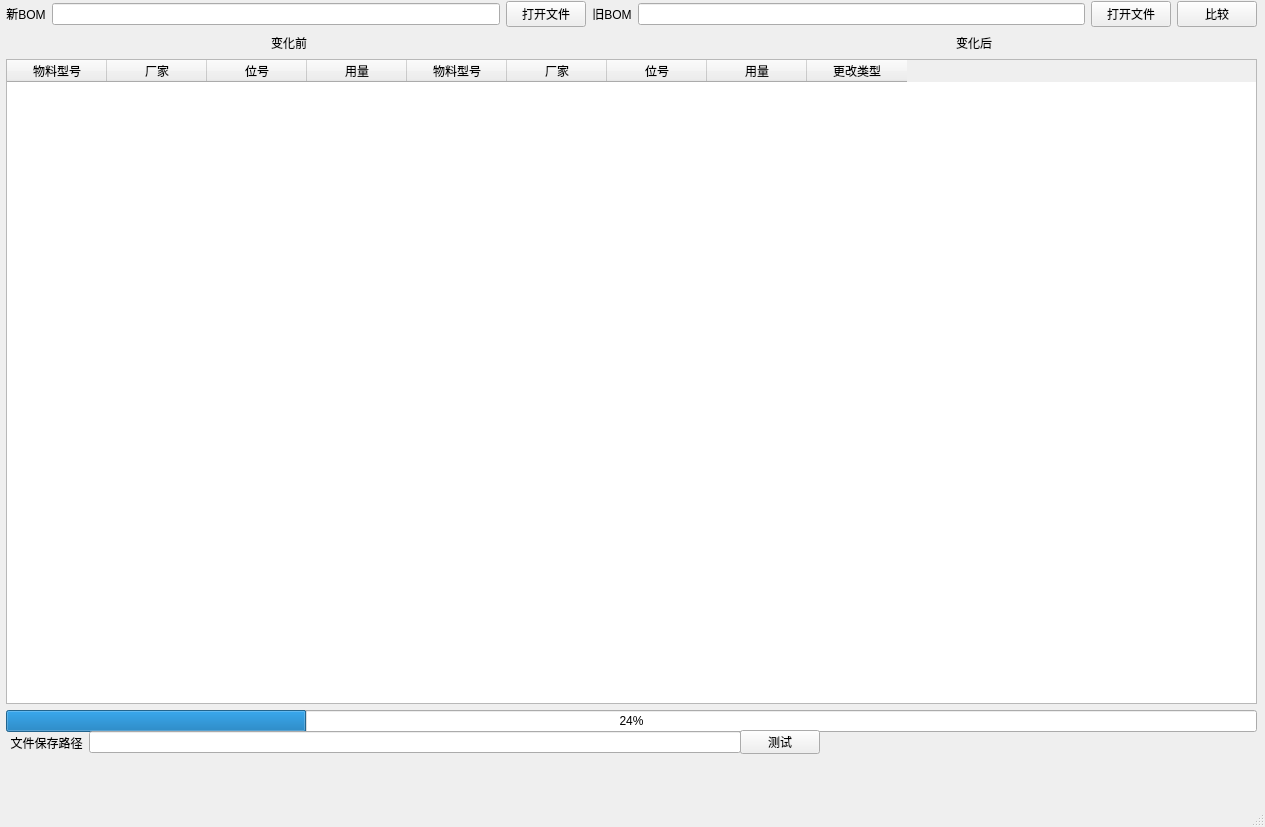
<?xml version="1.0" encoding="UTF-8"?>
<ui version="4.0">
 <class>MainWindow</class>
 <widget class="QMainWindow" name="MainWindow">
  <property name="geometry">
   <rect>
    <x>0</x>
    <y>0</y>
    <width>1265</width>
    <height>827</height>
   </rect>
  </property>
  <property name="windowTitle">
   <string>BOM比较</string>
  </property>
  <widget class="QWidget" name="centralwidget">
   <widget class="QWidget" name="layoutWidget">
    <property name="geometry">
     <rect>
      <x>6</x>
      <y>1</y>
      <width>1251</width>
      <height>731</height>
     </rect>
    </property>
    <layout class="QVBoxLayout" name="verticalLayout_3">
     <item>
      <layout class="QVBoxLayout" name="verticalLayout_2">
       <item>
        <layout class="QHBoxLayout" name="horizontalLayout">
         <item>
          <layout class="QHBoxLayout" name="horizontalLayout_New">
           <item>
            <widget class="QLabel" name="label">
             <property name="text">
              <string>新BOM</string>
             </property>
             <property name="alignment">
              <set>Qt::AlignCenter</set>
             </property>
            </widget>
           </item>
           <item>
            <widget class="QLineEdit" name="lineEdit_FileName"/>
           </item>
           <item>
            <widget class="QPushButton" name="pushButton_open">
             <property name="text">
              <string>打开文件</string>
             </property>
            </widget>
           </item>
          </layout>
         </item>
         <item>
          <layout class="QHBoxLayout" name="horizontalLayout_old">
           <item>
            <widget class="QLabel" name="label_2">
             <property name="text">
              <string>旧BOM</string>
             </property>
             <property name="alignment">
              <set>Qt::AlignCenter</set>
             </property>
            </widget>
           </item>
           <item>
            <widget class="QLineEdit" name="lineEdit_FileName_old"/>
           </item>
           <item>
            <widget class="QPushButton" name="pushButton_open_old">
             <property name="text">
              <string>打开文件</string>
             </property>
            </widget>
           </item>
          </layout>
         </item>
         <item>
          <widget class="QPushButton" name="pushButton_open_cmp">
           <property name="layoutDirection">
            <enum>Qt::LeftToRight</enum>
           </property>
           <property name="text">
            <string>比较</string>
           </property>
          </widget>
         </item>
        </layout>
       </item>
       <item>
        <layout class="QVBoxLayout" name="verticalLayout">
         <item>
          <layout class="QHBoxLayout" name="horizontalLayout_2" stretch="5,1,5">
           <item>
            <widget class="QLabel" name="label_Change_Befor">
             <property name="text">
              <string>变化前</string>
             </property>
             <property name="alignment">
              <set>Qt::AlignCenter</set>
             </property>
             <property name="wordWrap">
              <bool>false</bool>
             </property>
             <property name="textInteractionFlags">
              <set>Qt::LinksAccessibleByMouse</set>
             </property>
            </widget>
           </item>
           <item>
            <spacer name="horizontalSpacer_chage">
             <property name="orientation">
              <enum>Qt::Horizontal</enum>
             </property>
             <property name="sizeHint" stdset="0">
              <size>
               <width>40</width>
               <height>20</height>
              </size>
             </property>
            </spacer>
           </item>
           <item>
            <widget class="QLabel" name="label_Change_After">
             <property name="text">
              <string>变化后</string>
             </property>
             <property name="alignment">
              <set>Qt::AlignCenter</set>
             </property>
            </widget>
           </item>
          </layout>
         </item>
         <item>
          <widget class="QTableWidget" name="tableWidgetdiff">
           <column>
            <property name="text">
             <string>物料型号</string>
            </property>
            <property name="font">
             <font>
              <kerning>true</kerning>
             </font>
            </property>
           </column>
           <column>
            <property name="text">
             <string>厂家</string>
            </property>
            <property name="foreground">
             <brush brushstyle="SolidPattern">
              <color alpha="255">
               <red>0</red>
               <green>0</green>
               <blue>0</blue>
              </color>
             </brush>
            </property>
           </column>
           <column>
            <property name="text">
             <string>位号</string>
            </property>
           </column>
           <column>
            <property name="text">
             <string>用量</string>
            </property>
           </column>
           <column>
            <property name="text">
             <string>物料型号</string>
            </property>
           </column>
           <column>
            <property name="text">
             <string>厂家</string>
            </property>
           </column>
           <column>
            <property name="text">
             <string>位号</string>
            </property>
           </column>
           <column>
            <property name="text">
             <string>用量</string>
            </property>
           </column>
           <column>
            <property name="text">
             <string>更改类型</string>
            </property>
           </column>
          </widget>
         </item>
         <item>
          <widget class="QProgressBar" name="progressBar">
           <property name="value">
            <number>24</number>
           </property>
          </widget>
         </item>
        </layout>
       </item>
      </layout>
     </item>
    </layout>
   </widget>
   <widget class="QPushButton" name="pushButton_tst">
    <property name="geometry">
     <rect>
      <x>740</x>
      <y>730</y>
      <width>80</width>
      <height>24</height>
     </rect>
    </property>
    <property name="text">
     <string>测试</string>
    </property>
   </widget>
   <widget class="QWidget" name="">
    <property name="geometry">
     <rect>
      <x>10</x>
      <y>730</y>
      <width>731</width>
      <height>25</height>
     </rect>
    </property>
    <layout class="QHBoxLayout" name="horizontalLayout_3">
     <item>
      <widget class="QLabel" name="label_3">
       <property name="text">
        <string>文件保存路径</string>
       </property>
       <property name="alignment">
        <set>Qt::AlignCenter</set>
       </property>
      </widget>
     </item>
     <item>
      <widget class="QLineEdit" name="lineEdit_savepath"/>
     </item>
    </layout>
   </widget>
  </widget>
  <widget class="QMenuBar" name="menubar">
   <property name="geometry">
    <rect>
     <x>0</x>
     <y>0</y>
     <width>1265</width>
     <height>21</height>
    </rect>
   </property>
  </widget>
  <widget class="QStatusBar" name="statusbar"/>
 </widget>
 <resources/>
 <connections/>
</ui>
